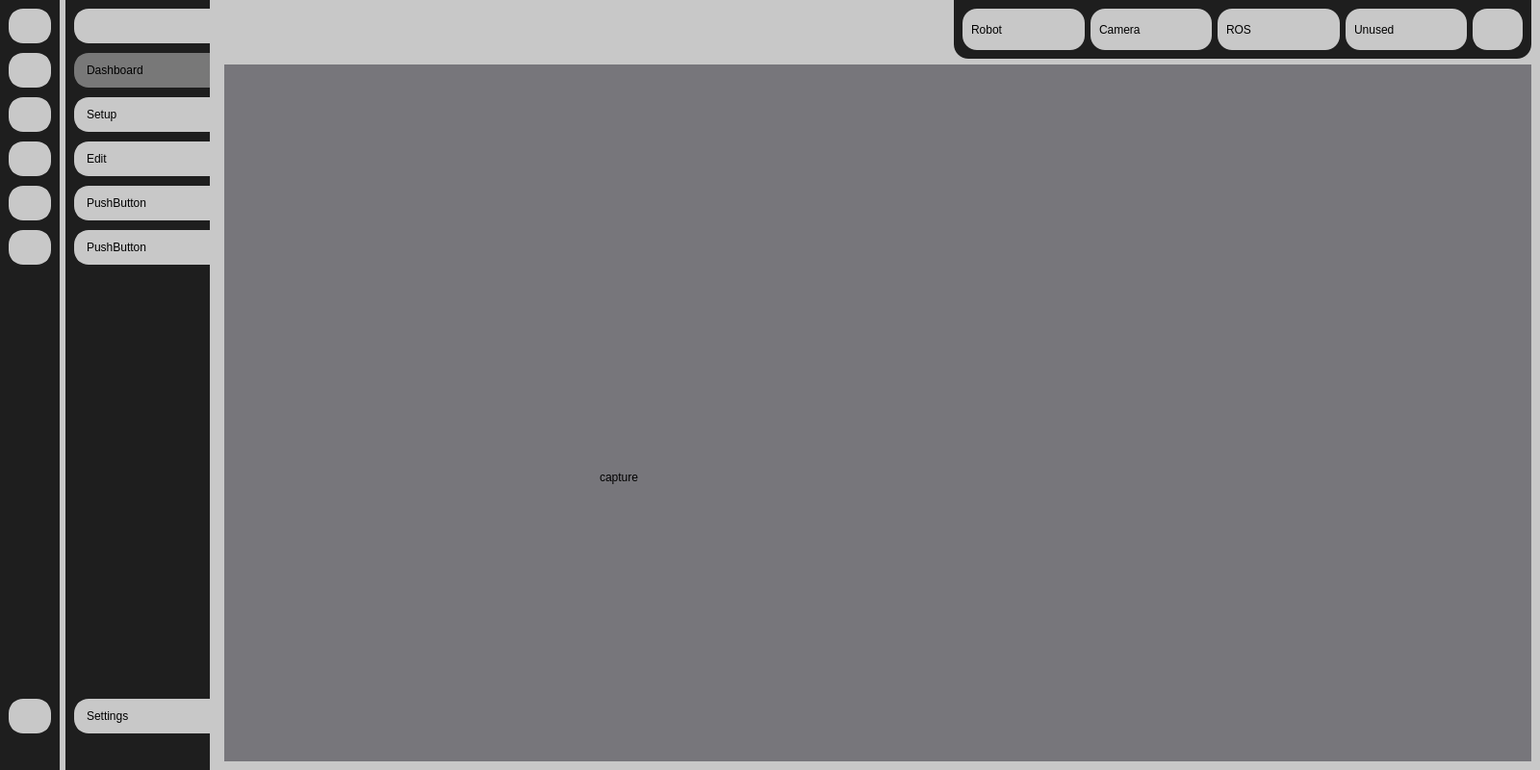
<?xml version="1.0" encoding="UTF-8"?>
<ui version="4.0">
 <class>MainWindow</class>
 <widget class="QMainWindow" name="MainWindow">
  <property name="geometry">
   <rect>
    <x>0</x>
    <y>0</y>
    <width>1600</width>
    <height>800</height>
   </rect>
  </property>
  <property name="minimumSize">
   <size>
    <width>1600</width>
    <height>800</height>
   </size>
  </property>
  <property name="windowTitle">
   <string>SpraySense</string>
  </property>
  <property name="styleSheet">
   <string notr="true">background-color: rgb(200, 200, 200);
</string>
  </property>
  <widget class="QWidget" name="centralwidget">
   <property name="styleSheet">
    <string notr="true"/>
   </property>
   <layout class="QGridLayout" name="gridLayout">
    <property name="leftMargin">
     <number>0</number>
    </property>
    <property name="topMargin">
     <number>0</number>
    </property>
    <property name="rightMargin">
     <number>0</number>
    </property>
    <property name="bottomMargin">
     <number>0</number>
    </property>
    <item row="0" column="0">
     <widget class="QWidget" name="sidebar_small" native="true">
      <property name="styleSheet">
       <string notr="true">QWidget{
	background-color: rgb(30, 30, 30);
}
QPushButton{
background-color: rgb(200, 200, 200);
color:white;
text-align:center;
height:30px;
border: 3px solid rgb(200, 200, 200);   
border-radius:15px;
padding-left:3px;
padding-right:3px;

}

QPushButton:hover {
    background: rgb(100, 100, 100);  /* původní barva &lt;span&gt; */
    border: 3px solid rgb(70,70, 70);
      /* aby se po přidání borderu nezvětšilo tlačítko */
}

/* Aktivní stav (klik) – mírně zesvětlíme okraj */
QPushButton:pressed {
    background-color:  rgb(120, 120, 120); 
    border: 3px solid  rgb(120, 120, 120); 

}

QPushButton:checked {
    background-color:  rgb(120, 120, 120); 
    border: 3px solid  rgb(120, 120, 120); 

}</string>
      </property>
      <layout class="QVBoxLayout" name="verticalLayout_sidebar_small">
       <property name="spacing">
        <number>15</number>
       </property>
       <property name="leftMargin">
        <number>9</number>
       </property>
       <property name="topMargin">
        <number>9</number>
       </property>
       <property name="rightMargin">
        <number>9</number>
       </property>
       <property name="bottomMargin">
        <number>9</number>
       </property>
       <item>
        <layout class="QVBoxLayout" name="verticalLayout_pb_small">
         <property name="spacing">
          <number>10</number>
         </property>
         <item>
          <widget class="QPushButton" name="pb_menu_small">
           <property name="styleSheet">
            <string notr="true">QPushButton{
background-color: rgb(200, 200, 200);
color:white;
text-align:center;
height:30px;
border: 3px solid rgb(200, 200, 200);   
border-radius:15px;

}

QPushButton:hover {
    background: rgb(100, 100, 100);  /* původní barva &lt;span&gt; */
    border: 3px solid rgb(70,70, 70);
      /* aby se po přidání borderu nezvětšilo tlačítko */
}

/* Aktivní stav (klik) – mírně zesvětlíme okraj */
QPushButton:pressed {
    background-color:  rgb(70, 70, 70); 
    border: 3px solid  rgb(70, 70, 70); 

}

QPushButton:checked {
    background-color:  rgb(200, 200, 200); 
    border: 3px solid  rgb(200, 200, 200); 

}</string>
           </property>
           <property name="text">
            <string/>
           </property>
           <property name="icon">
            <iconset resource="icons/icons.qrc">
             <normaloff>:/Icons/menu.png</normaloff>:/Icons/menu.png</iconset>
           </property>
           <property name="iconSize">
            <size>
             <width>25</width>
             <height>25</height>
            </size>
           </property>
           <property name="checkable">
            <bool>true</bool>
           </property>
          </widget>
         </item>
         <item>
          <widget class="QPushButton" name="pb_dashboard_small">
           <property name="text">
            <string/>
           </property>
           <property name="icon">
            <iconset resource="icons/icons.qrc">
             <normaloff>:/Icons/dashboard-monitor.png</normaloff>:/Icons/dashboard-monitor.png</iconset>
           </property>
           <property name="iconSize">
            <size>
             <width>25</width>
             <height>25</height>
            </size>
           </property>
           <property name="checkable">
            <bool>true</bool>
           </property>
           <property name="autoExclusive">
            <bool>true</bool>
           </property>
          </widget>
         </item>
         <item>
          <widget class="QPushButton" name="pb_setup_small">
           <property name="text">
            <string/>
           </property>
           <property name="icon">
            <iconset resource="icons/icons.qrc">
             <normaloff>:/Icons/circle-nodes.png</normaloff>:/Icons/circle-nodes.png</iconset>
           </property>
           <property name="iconSize">
            <size>
             <width>25</width>
             <height>25</height>
            </size>
           </property>
           <property name="checkable">
            <bool>true</bool>
           </property>
           <property name="autoExclusive">
            <bool>true</bool>
           </property>
          </widget>
         </item>
         <item>
          <widget class="QPushButton" name="pb_edit_small">
           <property name="text">
            <string/>
           </property>
           <property name="icon">
            <iconset resource="icons/icons.qrc">
             <normaloff>:/Icons/edit (1).png</normaloff>:/Icons/edit (1).png</iconset>
           </property>
           <property name="iconSize">
            <size>
             <width>25</width>
             <height>25</height>
            </size>
           </property>
           <property name="checkable">
            <bool>true</bool>
           </property>
           <property name="autoExclusive">
            <bool>true</bool>
           </property>
          </widget>
         </item>
         <item>
          <widget class="QPushButton" name="pb_capture_small">
           <property name="text">
            <string/>
           </property>
           <property name="icon">
            <iconset resource="icons/icons.qrc">
             <normaloff>:/Icons/camera.png</normaloff>:/Icons/camera.png</iconset>
           </property>
           <property name="iconSize">
            <size>
             <width>25</width>
             <height>25</height>
            </size>
           </property>
           <property name="checkable">
            <bool>true</bool>
           </property>
           <property name="autoExclusive">
            <bool>true</bool>
           </property>
          </widget>
         </item>
         <item>
          <widget class="QPushButton" name="pb_unknown1_small">
           <property name="text">
            <string/>
           </property>
           <property name="iconSize">
            <size>
             <width>25</width>
             <height>25</height>
            </size>
           </property>
           <property name="checkable">
            <bool>true</bool>
           </property>
           <property name="autoExclusive">
            <bool>true</bool>
           </property>
          </widget>
         </item>
        </layout>
       </item>
       <item>
        <spacer name="sidebar_spacer_expanded_2">
         <property name="orientation">
          <enum>Qt::Orientation::Vertical</enum>
         </property>
         <property name="sizeHint" stdset="0">
          <size>
           <width>20</width>
           <height>465</height>
          </size>
         </property>
        </spacer>
       </item>
       <item>
        <widget class="QPushButton" name="pb_settings_small">
         <property name="text">
          <string/>
         </property>
         <property name="icon">
          <iconset resource="icons/icons.qrc">
           <normaloff>:/Icons/settings.png</normaloff>:/Icons/settings.png</iconset>
         </property>
         <property name="iconSize">
          <size>
           <width>25</width>
           <height>25</height>
          </size>
         </property>
         <property name="checkable">
          <bool>true</bool>
         </property>
         <property name="autoExclusive">
          <bool>true</bool>
         </property>
        </widget>
       </item>
       <item>
        <widget class="QLabel" name="label_8">
         <property name="text">
          <string/>
         </property>
         <property name="pixmap">
          <pixmap resource="icons/icons.qrc">:/Icons/vutlogo.png</pixmap>
         </property>
        </widget>
       </item>
      </layout>
     </widget>
    </item>
    <item row="0" column="1">
     <widget class="QWidget" name="sidebar_expanded" native="true">
      <property name="minimumSize">
       <size>
        <width>150</width>
        <height>0</height>
       </size>
      </property>
      <property name="styleSheet">
       <string notr="true">QWidget{
	background-color: rgb(30, 30, 30);
}
QPushButton{
background-color: rgb(200, 200, 200);
color:black;
text-align:left;
height:30px;
border: 3px solid rgb(200, 200, 200);   
padding-left:10px;
border-top-left-radius:15px;
border-bottom-left-radius:15px;
}

QPushButton:hover {
    background: rgb(100, 100, 100);  /* původní barva &lt;span&gt; */
    border: 3px solid rgb(70,70, 70);
      /* aby se po přidání borderu nezvětšilo tlačítko */
}

/* Aktivní stav (klik) – mírně zesvětlíme okraj */
QPushButton:pressed {
    background-color:  rgb(120, 120, 120); 
    border: 3px solid  rgb(120, 120, 120); 

}

QPushButton:checked {
    background-color:  rgb(120, 120, 120); 
    border: 3px solid  rgb(120, 120, 120); 

}
</string>
      </property>
      <layout class="QVBoxLayout" name="verticalLayout_sidebar_expanded">
       <property name="spacing">
        <number>15</number>
       </property>
       <property name="rightMargin">
        <number>0</number>
       </property>
       <item>
        <layout class="QVBoxLayout" name="verticalLayout_pb_expanded">
         <property name="spacing">
          <number>10</number>
         </property>
         <item>
          <widget class="QPushButton" name="pb_menu_expanded">
           <property name="styleSheet">
            <string notr="true">QPushButton{
background-color: rgb(200, 200, 200);
color:white;
text-align:center;
height:30px;
border: 3px solid rgb(200, 200, 200);   
border-top-left-radius:15px;
border-bottom-left-radius:15px;

}

QPushButton:checked {
    background-color:  rgb(200, 200, 200); 
    border: 3px solid  rgb(200, 200, 200); 

}

QPushButton:hover {
    background: rgb(100, 100, 100);  /* původní barva &lt;span&gt; */
    border: 3px solid rgb(70,70, 70);
      /* aby se po přidání borderu nezvětšilo tlačítko */
}

/* Aktivní stav (klik) – mírně zesvětlíme okraj */
QPushButton:pressed {
    background-color:  rgb(70, 70, 70); 
    border: 3px solid  rgb(70, 70, 70); 

}
</string>
           </property>
           <property name="text">
            <string/>
           </property>
           <property name="icon">
            <iconset resource="icons/icons.qrc">
             <normaloff>:/Icons/menu.png</normaloff>:/Icons/menu.png</iconset>
           </property>
           <property name="iconSize">
            <size>
             <width>25</width>
             <height>25</height>
            </size>
           </property>
           <property name="checkable">
            <bool>true</bool>
           </property>
          </widget>
         </item>
         <item>
          <widget class="QPushButton" name="pb_dashboard_expanded">
           <property name="text">
            <string>Dashboard</string>
           </property>
           <property name="icon">
            <iconset resource="icons/icons.qrc">
             <normaloff>:/Icons/dashboard-monitor.png</normaloff>:/Icons/dashboard-monitor.png</iconset>
           </property>
           <property name="iconSize">
            <size>
             <width>25</width>
             <height>25</height>
            </size>
           </property>
           <property name="checkable">
            <bool>true</bool>
           </property>
           <property name="checked">
            <bool>true</bool>
           </property>
           <property name="autoExclusive">
            <bool>true</bool>
           </property>
          </widget>
         </item>
         <item>
          <widget class="QPushButton" name="pb_setup_expanded">
           <property name="text">
            <string>Setup</string>
           </property>
           <property name="icon">
            <iconset resource="icons/icons.qrc">
             <normaloff>:/Icons/circle-nodes.png</normaloff>:/Icons/circle-nodes.png</iconset>
           </property>
           <property name="iconSize">
            <size>
             <width>25</width>
             <height>25</height>
            </size>
           </property>
           <property name="checkable">
            <bool>true</bool>
           </property>
           <property name="autoExclusive">
            <bool>true</bool>
           </property>
          </widget>
         </item>
         <item>
          <widget class="QPushButton" name="pb_edit_expanded">
           <property name="text">
            <string>Edit</string>
           </property>
           <property name="icon">
            <iconset resource="icons/icons.qrc">
             <normaloff>:/Icons/edit (1).png</normaloff>:/Icons/edit (1).png</iconset>
           </property>
           <property name="iconSize">
            <size>
             <width>25</width>
             <height>25</height>
            </size>
           </property>
           <property name="checkable">
            <bool>true</bool>
           </property>
           <property name="autoExclusive">
            <bool>true</bool>
           </property>
          </widget>
         </item>
         <item>
          <widget class="QPushButton" name="pb_capture_expanded">
           <property name="text">
            <string>PushButton</string>
           </property>
           <property name="icon">
            <iconset resource="icons/icons.qrc">
             <normaloff>:/Icons/camera.png</normaloff>:/Icons/camera.png</iconset>
           </property>
           <property name="iconSize">
            <size>
             <width>25</width>
             <height>25</height>
            </size>
           </property>
           <property name="checkable">
            <bool>true</bool>
           </property>
           <property name="autoExclusive">
            <bool>true</bool>
           </property>
          </widget>
         </item>
         <item>
          <widget class="QPushButton" name="pb_unknown1_expanded">
           <property name="text">
            <string>PushButton</string>
           </property>
           <property name="iconSize">
            <size>
             <width>25</width>
             <height>25</height>
            </size>
           </property>
           <property name="checkable">
            <bool>true</bool>
           </property>
           <property name="autoExclusive">
            <bool>true</bool>
           </property>
          </widget>
         </item>
        </layout>
       </item>
       <item>
        <spacer name="sidebar_spacer_expanded">
         <property name="orientation">
          <enum>Qt::Orientation::Vertical</enum>
         </property>
         <property name="sizeHint" stdset="0">
          <size>
           <width>20</width>
           <height>465</height>
          </size>
         </property>
        </spacer>
       </item>
       <item>
        <widget class="QPushButton" name="pb_settings_expanded">
         <property name="text">
          <string>Settings</string>
         </property>
         <property name="icon">
          <iconset resource="icons/icons.qrc">
           <normaloff>:/Icons/settings.png</normaloff>:/Icons/settings.png</iconset>
         </property>
         <property name="iconSize">
          <size>
           <width>25</width>
           <height>25</height>
          </size>
         </property>
         <property name="checkable">
          <bool>true</bool>
         </property>
         <property name="autoExclusive">
          <bool>true</bool>
         </property>
        </widget>
       </item>
       <item>
        <widget class="QLabel" name="label_7">
         <property name="text">
          <string/>
         </property>
         <property name="pixmap">
          <pixmap resource="icons/icons.qrc">:/Icons/uailogofull.png</pixmap>
         </property>
        </widget>
       </item>
      </layout>
     </widget>
    </item>
    <item row="0" column="2">
     <widget class="QWidget" name="main_okno" native="true">
      <layout class="QVBoxLayout" name="verticalLayout_main_okno">
       <property name="topMargin">
        <number>0</number>
       </property>
       <item>
        <widget class="QWidget" name="top_bar" native="true">
         <layout class="QHBoxLayout" name="horizontalLayout_top_bar">
          <property name="leftMargin">
           <number>0</number>
          </property>
          <property name="topMargin">
           <number>0</number>
          </property>
          <property name="rightMargin">
           <number>0</number>
          </property>
          <property name="bottomMargin">
           <number>0</number>
          </property>
          <item>
           <spacer name="horizontalSpacer">
            <property name="orientation">
             <enum>Qt::Orientation::Horizontal</enum>
            </property>
            <property name="sizeHint" stdset="0">
             <size>
              <width>40</width>
              <height>20</height>
             </size>
            </property>
           </spacer>
          </item>
          <item>
           <widget class="QWidget" name="status_indicators" native="true">
            <property name="minimumSize">
             <size>
              <width>600</width>
              <height>60</height>
             </size>
            </property>
            <property name="styleSheet">
             <string notr="true">QWidget#status_indicators{
background-color: rgb(30, 30, 30);
border-bottom-left-radius:15px;
border-bottom-right-radius:15px;
border-top-left-radius:0px;
border-top-right-radius:0px;
}

QWidget{
background-color: rgb(200, 200, 200);
border-radius:15px;
color:rgb(0, 0, 0)
}
</string>
            </property>
            <layout class="QHBoxLayout" name="horizontalLayout">
             <item>
              <widget class="QWidget" name="robot_status_widget" native="true">
               <layout class="QHBoxLayout" name="horizontalLayout_ind_robot">
                <item>
                 <widget class="QLabel" name="robot_status_label">
                  <property name="text">
                   <string>Robot</string>
                  </property>
                 </widget>
                </item>
                <item>
                 <widget class="Indicator" name="robot_indicator" native="true">
                  <property name="minimumSize">
                   <size>
                    <width>25</width>
                    <height>25</height>
                   </size>
                  </property>
                  <property name="maximumSize">
                   <size>
                    <width>25</width>
                    <height>25</height>
                   </size>
                  </property>
                 </widget>
                </item>
               </layout>
              </widget>
             </item>
             <item>
              <widget class="QWidget" name="camera_status_widget" native="true">
               <layout class="QHBoxLayout" name="horizontalLayout_ind_camera">
                <property name="leftMargin">
                 <number>9</number>
                </property>
                <property name="bottomMargin">
                 <number>9</number>
                </property>
                <item>
                 <widget class="QLabel" name="camera_status_label">
                  <property name="text">
                   <string>Camera</string>
                  </property>
                 </widget>
                </item>
                <item>
                 <widget class="Indicator" name="camera_indicator" native="true">
                  <property name="minimumSize">
                   <size>
                    <width>25</width>
                    <height>25</height>
                   </size>
                  </property>
                  <property name="maximumSize">
                   <size>
                    <width>25</width>
                    <height>25</height>
                   </size>
                  </property>
                 </widget>
                </item>
               </layout>
              </widget>
             </item>
             <item>
              <widget class="QWidget" name="ros_backend_widget" native="true">
               <layout class="QHBoxLayout" name="horizontalLayout_2">
                <item>
                 <widget class="QLabel" name="ros_status_label">
                  <property name="text">
                   <string>ROS</string>
                  </property>
                 </widget>
                </item>
                <item>
                 <widget class="Indicator" name="ros_indicator" native="true">
                  <property name="minimumSize">
                   <size>
                    <width>25</width>
                    <height>25</height>
                   </size>
                  </property>
                  <property name="maximumSize">
                   <size>
                    <width>25</width>
                    <height>25</height>
                   </size>
                  </property>
                 </widget>
                </item>
               </layout>
              </widget>
             </item>
             <item>
              <widget class="QWidget" name="unused_status_widget" native="true">
               <layout class="QHBoxLayout" name="horizontalLayout_3">
                <item>
                 <widget class="QLabel" name="unused_status_label">
                  <property name="text">
                   <string>Unused</string>
                  </property>
                 </widget>
                </item>
                <item>
                 <widget class="Indicator" name="robot_status_indicator_4" native="true">
                  <property name="minimumSize">
                   <size>
                    <width>25</width>
                    <height>25</height>
                   </size>
                  </property>
                  <property name="maximumSize">
                   <size>
                    <width>25</width>
                    <height>25</height>
                   </size>
                  </property>
                 </widget>
                </item>
               </layout>
              </widget>
             </item>
             <item>
              <widget class="QPushButton" name="pushButton">
               <property name="sizePolicy">
                <sizepolicy hsizetype="Maximum" vsizetype="Maximum">
                 <horstretch>0</horstretch>
                 <verstretch>0</verstretch>
                </sizepolicy>
               </property>
               <property name="minimumSize">
                <size>
                 <width>52</width>
                 <height>43</height>
                </size>
               </property>
               <property name="styleSheet">
                <string notr="true">QPushButton{
background-color: rgb(200, 200, 200);
color:white;
text-align:center;
height:30px;
border: 3px solid rgb(200, 200, 200);   
border-radius:15px;
padding-left:3px;
padding-right:3px;

}

QPushButton:hover {
    background: rgb(100, 100, 100);  /* původní barva &lt;span&gt; */
    border: 3px solid rgb(70,70, 70);
      /* aby se po přidání borderu nezvětšilo tlačítko */
}

/* Aktivní stav (klik) – mírně zesvětlíme okraj */
QPushButton:pressed {
    background-color:  rgb(120, 120, 120); 
    border: 3px solid  rgb(120, 120, 120); 

}</string>
               </property>
               <property name="text">
                <string/>
               </property>
               <property name="icon">
                <iconset resource="icons/icons.qrc">
                 <normaloff>:/Icons/refresh.png</normaloff>:/Icons/refresh.png</iconset>
               </property>
               <property name="iconSize">
                <size>
                 <width>28</width>
                 <height>28</height>
                </size>
               </property>
              </widget>
             </item>
            </layout>
           </widget>
          </item>
         </layout>
        </widget>
       </item>
       <item>
        <widget class="QStackedWidget" name="stackedWidget">
         <property name="styleSheet">
          <string notr="true">background-color: rgb(119, 118, 123);</string>
         </property>
         <property name="currentIndex">
          <number>0</number>
         </property>
         <widget class="QWidget" name="page_capture">
          <widget class="QLabel" name="label_6">
           <property name="geometry">
            <rect>
             <x>390</x>
             <y>420</y>
             <width>67</width>
             <height>17</height>
            </rect>
           </property>
           <property name="text">
            <string>capture</string>
           </property>
          </widget>
         </widget>
         <widget class="QWidget" name="page_setup">
          <widget class="QLabel" name="label_3">
           <property name="geometry">
            <rect>
             <x>300</x>
             <y>450</y>
             <width>67</width>
             <height>17</height>
            </rect>
           </property>
           <property name="text">
            <string>setup</string>
           </property>
          </widget>
         </widget>
         <widget class="QWidget" name="page_dashboard">
          <widget class="QLabel" name="label_5">
           <property name="geometry">
            <rect>
             <x>270</x>
             <y>470</y>
             <width>67</width>
             <height>17</height>
            </rect>
           </property>
           <property name="text">
            <string>dashboards</string>
           </property>
          </widget>
          <widget class="QtInteractor" name="widget" native="true">
           <property name="geometry">
            <rect>
             <x>210</x>
             <y>140</y>
             <width>301</width>
             <height>261</height>
            </rect>
           </property>
          </widget>
         </widget>
         <widget class="QWidget" name="page_settings">
          <widget class="QLabel" name="label_2">
           <property name="geometry">
            <rect>
             <x>290</x>
             <y>460</y>
             <width>67</width>
             <height>17</height>
            </rect>
           </property>
           <property name="text">
            <string>settings</string>
           </property>
          </widget>
         </widget>
         <widget class="QWidget" name="page_edit">
          <widget class="QLabel" name="label_4">
           <property name="geometry">
            <rect>
             <x>410</x>
             <y>410</y>
             <width>67</width>
             <height>17</height>
            </rect>
           </property>
           <property name="text">
            <string>edit</string>
           </property>
          </widget>
         </widget>
         <widget class="QWidget" name="page_none">
          <widget class="QLabel" name="label">
           <property name="geometry">
            <rect>
             <x>330</x>
             <y>346</y>
             <width>141</width>
             <height>81</height>
            </rect>
           </property>
           <property name="text">
            <string>None</string>
           </property>
          </widget>
         </widget>
        </widget>
       </item>
      </layout>
     </widget>
    </item>
   </layout>
  </widget>
 </widget>
 <customwidgets>
  <customwidget>
   <class>QtInteractor</class>
   <extends>QWidget</extends>
   <header>pyvistaqt</header>
   <container>1</container>
  </customwidget>
  <customwidget>
   <class>Indicator</class>
   <extends>QWidget</extends>
   <header>indicator</header>
   <container>1</container>
  </customwidget>
 </customwidgets>
 <resources>
  <include location="icons/icons.qrc"/>
 </resources>
 <connections>
  <connection>
   <sender>pb_unknown1_expanded</sender>
   <signal>toggled(bool)</signal>
   <receiver>pb_unknown1_small</receiver>
   <slot>setChecked(bool)</slot>
   <hints>
    <hint type="sourcelabel">
     <x>100</x>
     <y>255</y>
    </hint>
    <hint type="destinationlabel">
     <x>38</x>
     <y>258</y>
    </hint>
   </hints>
  </connection>
  <connection>
   <sender>pb_capture_expanded</sender>
   <signal>toggled(bool)</signal>
   <receiver>pb_capture_small</receiver>
   <slot>setChecked(bool)</slot>
   <hints>
    <hint type="sourcelabel">
     <x>126</x>
     <y>212</y>
    </hint>
    <hint type="destinationlabel">
     <x>22</x>
     <y>211</y>
    </hint>
   </hints>
  </connection>
  <connection>
   <sender>pb_edit_expanded</sender>
   <signal>toggled(bool)</signal>
   <receiver>pb_edit_small</receiver>
   <slot>setChecked(bool)</slot>
   <hints>
    <hint type="sourcelabel">
     <x>111</x>
     <y>167</y>
    </hint>
    <hint type="destinationlabel">
     <x>15</x>
     <y>163</y>
    </hint>
   </hints>
  </connection>
  <connection>
   <sender>pb_setup_expanded</sender>
   <signal>toggled(bool)</signal>
   <receiver>pb_setup_small</receiver>
   <slot>setChecked(bool)</slot>
   <hints>
    <hint type="sourcelabel">
     <x>144</x>
     <y>129</y>
    </hint>
    <hint type="destinationlabel">
     <x>23</x>
     <y>125</y>
    </hint>
   </hints>
  </connection>
  <connection>
   <sender>pb_dashboard_expanded</sender>
   <signal>toggled(bool)</signal>
   <receiver>pb_dashboard_small</receiver>
   <slot>setChecked(bool)</slot>
   <hints>
    <hint type="sourcelabel">
     <x>154</x>
     <y>78</y>
    </hint>
    <hint type="destinationlabel">
     <x>26</x>
     <y>77</y>
    </hint>
   </hints>
  </connection>
  <connection>
   <sender>pb_menu_expanded</sender>
   <signal>toggled(bool)</signal>
   <receiver>pb_menu_small</receiver>
   <slot>setChecked(bool)</slot>
   <hints>
    <hint type="sourcelabel">
     <x>156</x>
     <y>41</y>
    </hint>
    <hint type="destinationlabel">
     <x>32</x>
     <y>28</y>
    </hint>
   </hints>
  </connection>
  <connection>
   <sender>pb_unknown1_small</sender>
   <signal>toggled(bool)</signal>
   <receiver>pb_unknown1_expanded</receiver>
   <slot>setChecked(bool)</slot>
   <hints>
    <hint type="sourcelabel">
     <x>31</x>
     <y>267</y>
    </hint>
    <hint type="destinationlabel">
     <x>112</x>
     <y>269</y>
    </hint>
   </hints>
  </connection>
  <connection>
   <sender>pb_capture_small</sender>
   <signal>toggled(bool)</signal>
   <receiver>pb_capture_expanded</receiver>
   <slot>setChecked(bool)</slot>
   <hints>
    <hint type="sourcelabel">
     <x>34</x>
     <y>221</y>
    </hint>
    <hint type="destinationlabel">
     <x>148</x>
     <y>227</y>
    </hint>
   </hints>
  </connection>
  <connection>
   <sender>pb_edit_small</sender>
   <signal>toggled(bool)</signal>
   <receiver>pb_edit_expanded</receiver>
   <slot>setChecked(bool)</slot>
   <hints>
    <hint type="sourcelabel">
     <x>22</x>
     <y>173</y>
    </hint>
    <hint type="destinationlabel">
     <x>139</x>
     <y>173</y>
    </hint>
   </hints>
  </connection>
  <connection>
   <sender>pb_setup_small</sender>
   <signal>toggled(bool)</signal>
   <receiver>pb_setup_expanded</receiver>
   <slot>setChecked(bool)</slot>
   <hints>
    <hint type="sourcelabel">
     <x>34</x>
     <y>129</y>
    </hint>
    <hint type="destinationlabel">
     <x>154</x>
     <y>114</y>
    </hint>
   </hints>
  </connection>
  <connection>
   <sender>pb_dashboard_small</sender>
   <signal>toggled(bool)</signal>
   <receiver>pb_dashboard_expanded</receiver>
   <slot>setChecked(bool)</slot>
   <hints>
    <hint type="sourcelabel">
     <x>28</x>
     <y>83</y>
    </hint>
    <hint type="destinationlabel">
     <x>126</x>
     <y>81</y>
    </hint>
   </hints>
  </connection>
  <connection>
   <sender>pb_menu_small</sender>
   <signal>toggled(bool)</signal>
   <receiver>pb_menu_expanded</receiver>
   <slot>setChecked(bool)</slot>
   <hints>
    <hint type="sourcelabel">
     <x>42</x>
     <y>43</y>
    </hint>
    <hint type="destinationlabel">
     <x>134</x>
     <y>41</y>
    </hint>
   </hints>
  </connection>
  <connection>
   <sender>pb_menu_expanded</sender>
   <signal>toggled(bool)</signal>
   <receiver>sidebar_small</receiver>
   <slot>setHidden(bool)</slot>
   <hints>
    <hint type="sourcelabel">
     <x>181</x>
     <y>21</y>
    </hint>
    <hint type="destinationlabel">
     <x>32</x>
     <y>409</y>
    </hint>
   </hints>
  </connection>
  <connection>
   <sender>pb_menu_expanded</sender>
   <signal>toggled(bool)</signal>
   <receiver>sidebar_expanded</receiver>
   <slot>setVisible(bool)</slot>
   <hints>
    <hint type="sourcelabel">
     <x>213</x>
     <y>37</y>
    </hint>
    <hint type="destinationlabel">
     <x>207</x>
     <y>375</y>
    </hint>
   </hints>
  </connection>
  <connection>
   <sender>pb_settings_expanded</sender>
   <signal>toggled(bool)</signal>
   <receiver>pb_settings_small</receiver>
   <slot>setChecked(bool)</slot>
   <hints>
    <hint type="sourcelabel">
     <x>210</x>
     <y>731</y>
    </hint>
    <hint type="destinationlabel">
     <x>39</x>
     <y>731</y>
    </hint>
   </hints>
  </connection>
  <connection>
   <sender>pb_settings_small</sender>
   <signal>toggled(bool)</signal>
   <receiver>pb_settings_expanded</receiver>
   <slot>setChecked(bool)</slot>
   <hints>
    <hint type="sourcelabel">
     <x>58</x>
     <y>731</y>
    </hint>
    <hint type="destinationlabel">
     <x>203</x>
     <y>731</y>
    </hint>
   </hints>
  </connection>
 </connections>
</ui>
